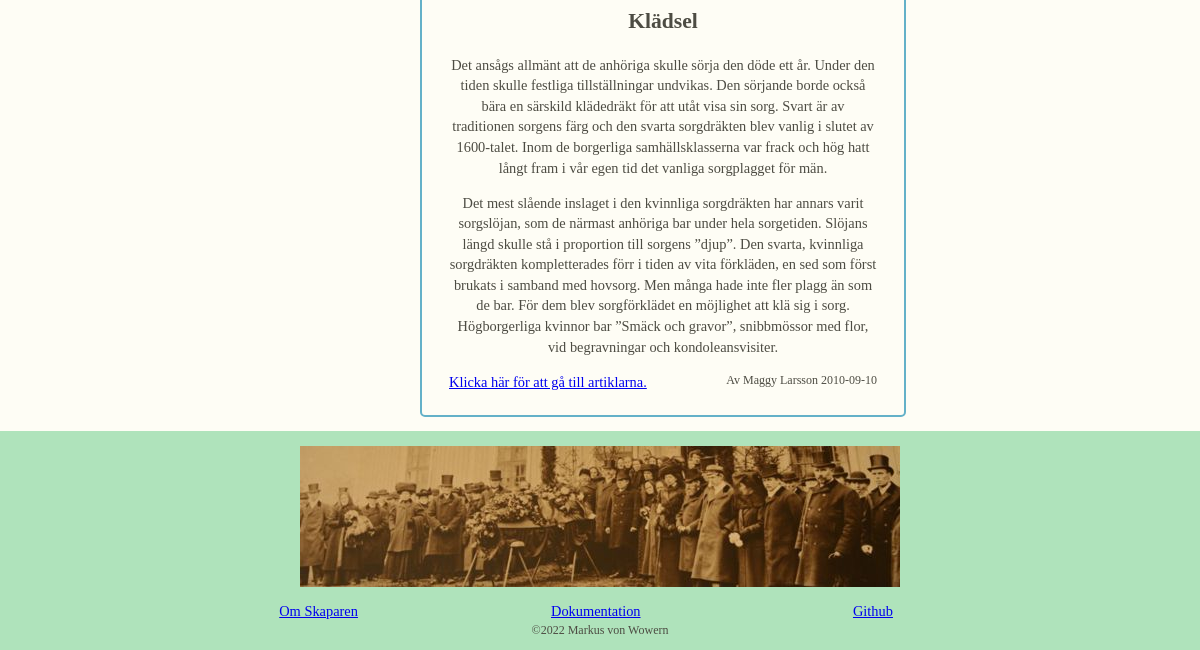
/public/article.php?articleid=6 (lower part), run on an earlier commit of the app's database.
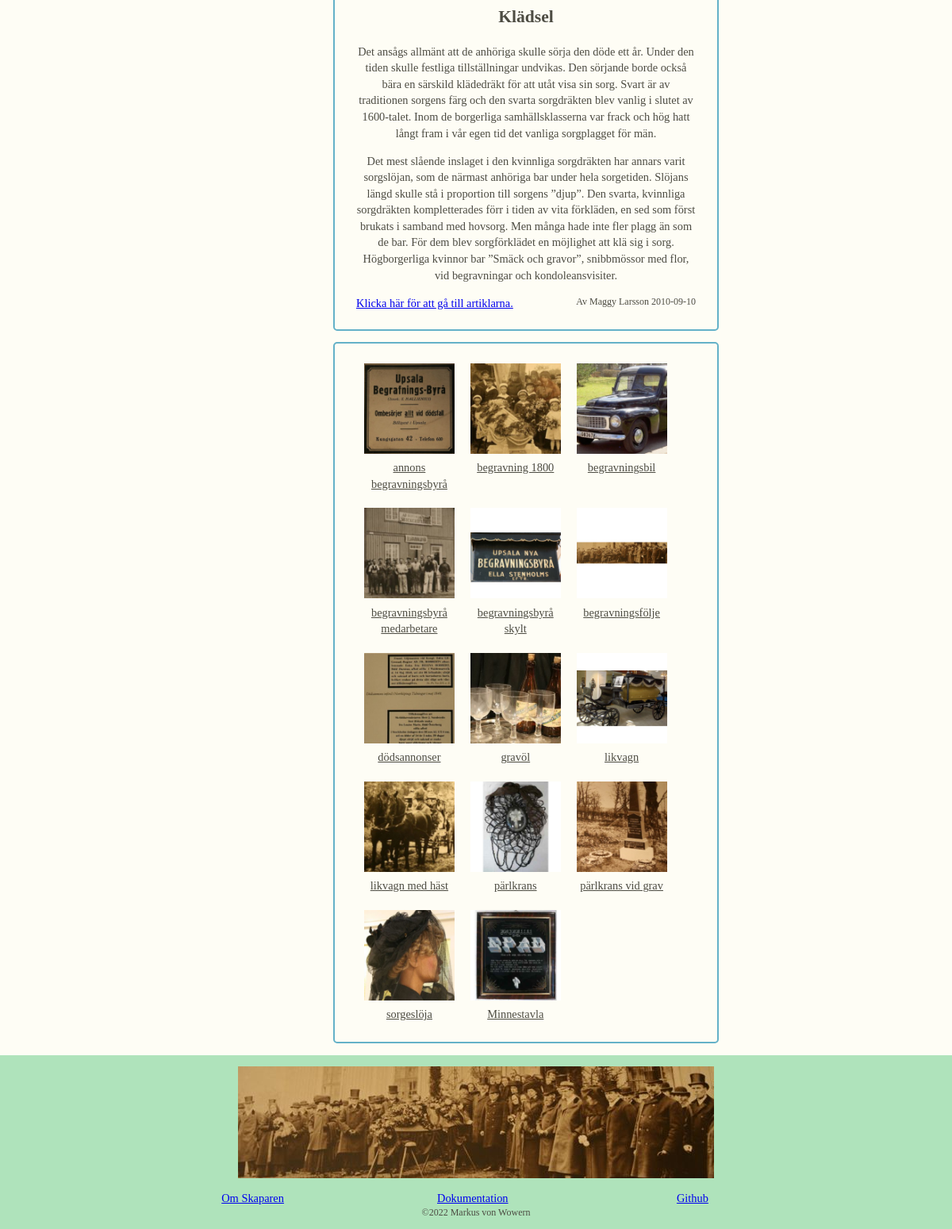
And on a later commit of the database.
### tables this page shows
CREATE TABLE Object
		(
			id INTEGER PRIMARY KEY  NOT NULL  UNIQUE, 
			title TEXT, 
			category TEXT, 
			text TEXT,
			image TEXT,
			owner TEXT
		);

### src/functions.php (called while the page is built, shortened)
<?php
function prepareExecuteFetchOne(string $sql, PDO $db, string $query)
{
    $stmt = $db->prepare($sql);
    $arg = ["$query"];
    $stmt->execute($arg);
    $res = $stmt->fetch();
    return $res;
}
function prepareExecuteFetchAll(string $sql, PDO $db, string $query)
{
    $stmt = $db->prepare($sql);
    $arg = ["$query"];
    $stmt->execute($arg);
    $res = $stmt->fetchAll();
    return $res;
}

### public/article.php (the view, shortened to what this page needs)
<?php
include('../view/header.php');
include('../view/side.php');
$articleid = $_GET['articleid'] ?? null;
if (isset($articleid)) {
    $db = connectToDatabase(createDSN(getFilename("bmo.sqlite")));
    $sql = <<<EOD
        SELECT
            *
        FROM Article
        WHERE
            id = ?
        ;
        EOD;
    $res = prepareExecuteFetchOne($sql, $db, $articleid);
    if (isset($res["id"])) {
        $articleTitle = $res["title"];
        $articleContent = $res["content"];
        $articleAuthor = $res["author"];
        $articlePubdate = $res["pubdate"];
        $articleTitleSplit = preg_split("/[\s,]+/", $articleTitle);
        $objectCategoryShortened = substr($articleTitleSplit[0], 0, -2);
        $objectCategory = '%' . $objectCategoryShortened . '%';
        $sql2 = <<<EOD
        SELECT
            id,
            title,
            image
        FROM Object
        WHERE
            category LIKE ?
        ;
        EOD;
        $res2 = prepareExecuteFetchAll($sql2, $db, $objectCategory);
        $articleString = <<<EOD
            <h3 class="content-title"> $articleTitle </h3>
            $articleContent
            <div>
                <a href="articles.php" class="content-left">Klicka här för att gå till artiklarna.</a>
                <p class="text-small text-right"> $articleAuthor $articlePubdate </p>
            </div>
        EOD;
        $galleryString = "";
        if (isset($res2[0])) {
            $galleryString = '<div class="content-box content-left text-center"><div class="object-gallery">';
            foreach ($res2 as $object) {
                $objectid = $object["id"];
                $objectTitle = $object["title"];
                $objectImg = $object["image"];
                $galleryItemString = <<<EOD
                    <a href="object.php?objectid=$objectid" class="clickable object-gallery-item">
                        <img src="img/250x250/$objectImg" alt="$objectTitle image">
                        <div class="object-gallery-title">$objectTitle</div>
                    </a>
                    EOD;
                $galleryString = $galleryString . $galleryItemString;
            }
            $galleryString = $galleryString . "</div></div>";
        }
    }
}
?>
<div class="content">
    <div class="content-box content-left text-center">
        <?= $articleString ?>
    </div>
    <?= $galleryString ?>
</div>
<?php
include('../view/footer.php');

What changed in the data, as far as the page shows it:
added object: image (picture), title "annons begravningsbyrå"
added object: image (picture), title "begravning 1800"
added object: image+title (picture), title "begravningsbil"
added object: image (picture), title "begravningsbyrå medarbetare"
added object: image (picture), title "begravningsbyrå skylt"
added object: image (picture), title "begravningsfölje"
added object: image (picture), title "dödsannonser"
added object: image (picture), title "gravöl"
added object: image+title (picture), title "likvagn"
added object: image (picture), title "likvagn med häst"
added object: image (picture), title "pärlkrans"
added object: image (picture), title "pärlkrans vid grav"
added object: image (picture), title "sorgeslöja"
added object: image (picture), title "Minnestavla"
